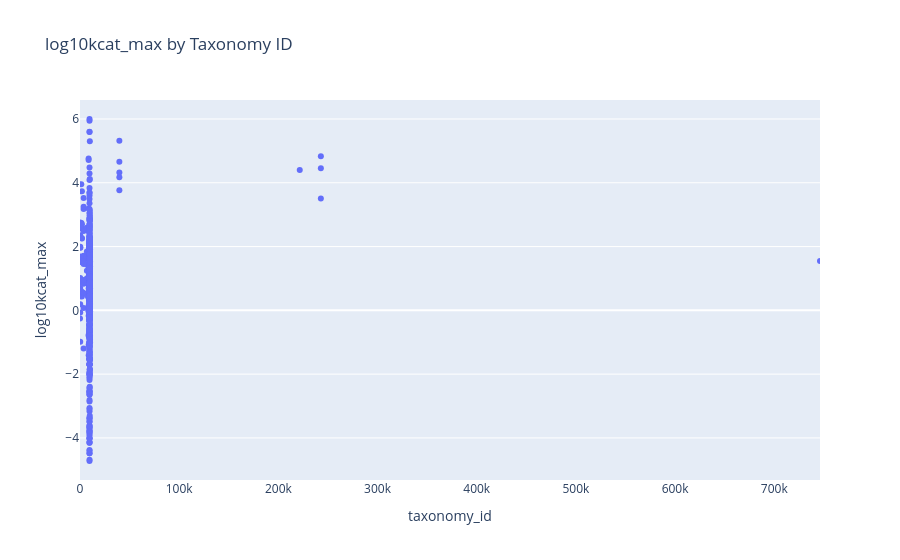

Write notebook code for a chart like this one.
### Code cell
#log10kcat_max by taxonomy_id
fig2 = px.strip(
    kcat_df,
    x="taxonomy_id",
    y="log10kcat_max",
    title="log10kcat_max by Taxonomy ID",
    stripmode='overlay'
)
fig2.show()

### Figure 1 — Plotly figure (JSON) as saved in the notebook; plotly's stock layout.template omitted (floating-point values rounded to 4 significant figures; data arrays with more than 128 entries replaced by an {"elided": "..."} marker saying what was removed)
{"data": [{"alignmentgroup": "True", "boxpoints": "all", "fillcolor": "rgba(255,255,255,0)", "hoveron": "points", "hovertemplate": "taxonomy_id=%{x}<br>log10kcat_max=%{y}<extra></extra>", "legendgroup": "", "line": {"color": "rgba(255,255,255,0)"}, "marker": {"color": "#636efa"}, "name": "", "offsetgroup": "", "orientation": "v", "pointpos": 0, "showlegend": false, "type": "box", "x": {"elided": "628 float values"}, "x0": " ", "xaxis": "x", "y": {"elided": "628 float values"}, "y0": " ", "yaxis": "y"}], "layout": {"boxmode": "overlay", "legend": {"tracegroupgap": 0}, "title": {"text": "log10kcat_max by Taxonomy ID"}, "xaxis": {"anchor": "y", "domain": [0, 1], "title": {"text": "taxonomy_id"}}, "yaxis": {"anchor": "x", "domain": [0, 1], "title": {"text": "log10kcat_max"}}}}
